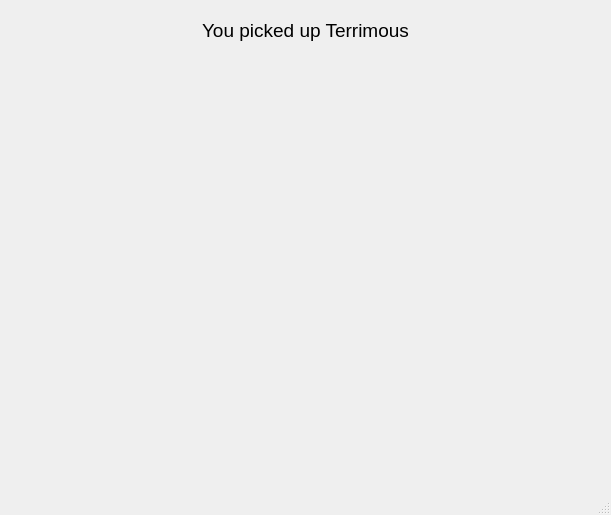
<?xml version="1.0" encoding="UTF-8"?>
<ui version="4.0">
 <class>MainWindow</class>
 <widget class="QMainWindow" name="MainWindow">
  <property name="geometry">
   <rect>
    <x>0</x>
    <y>0</y>
    <width>611</width>
    <height>515</height>
   </rect>
  </property>
  <property name="windowTitle">
   <string>MainWindow</string>
  </property>
  <widget class="QWidget" name="centralwidget">
   <widget class="QLabel" name="background">
    <property name="geometry">
     <rect>
      <x>10</x>
      <y>70</y>
      <width>601</width>
      <height>401</height>
     </rect>
    </property>
    <property name="text">
     <string/>
    </property>
    <property name="pixmap">
     <pixmap>Pics/Background 3.png</pixmap>
    </property>
   </widget>
   <widget class="QLabel" name="CharName">
    <property name="geometry">
     <rect>
      <x>30</x>
      <y>170</y>
      <width>210</width>
      <height>291</height>
     </rect>
    </property>
    <property name="text">
     <string/>
    </property>
    <property name="pixmap">
     <pixmap>Pics/character 1.png</pixmap>
    </property>
    <property name="scaledContents">
     <bool>true</bool>
    </property>
   </widget>
   <widget class="QLabel" name="Egg">
    <property name="geometry">
     <rect>
      <x>380</x>
      <y>360</y>
      <width>223</width>
      <height>101</height>
     </rect>
    </property>
    <property name="text">
     <string/>
    </property>
    <property name="pixmap">
     <pixmap>Pics/crown.png</pixmap>
    </property>
    <property name="scaledContents">
     <bool>true</bool>
    </property>
   </widget>
   <widget class="QLabel" name="name">
    <property name="geometry">
     <rect>
      <x>10</x>
      <y>10</y>
      <width>591</width>
      <height>41</height>
     </rect>
    </property>
    <property name="font">
     <font>
      <pointsize>14</pointsize>
     </font>
    </property>
    <property name="text">
     <string>You picked up Terrimous</string>
    </property>
    <property name="alignment">
     <set>Qt::AlignCenter</set>
    </property>
   </widget>
  </widget>
  <widget class="QMenuBar" name="menubar">
   <property name="geometry">
    <rect>
     <x>0</x>
     <y>0</y>
     <width>611</width>
     <height>21</height>
    </rect>
   </property>
  </widget>
  <widget class="QStatusBar" name="statusbar"/>
 </widget>
 <resources/>
 <connections/>
</ui>
